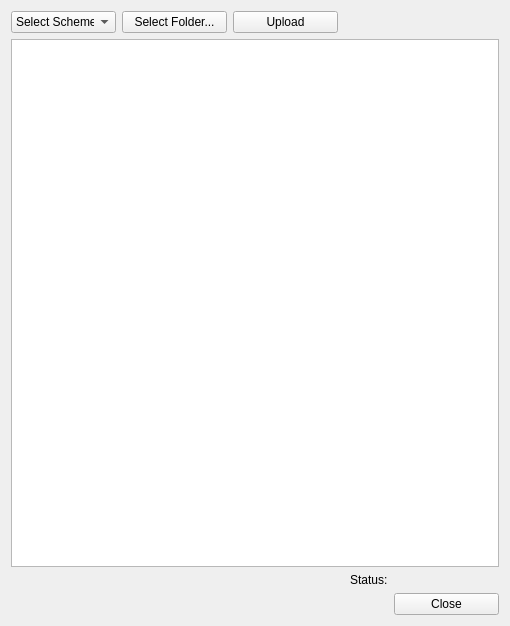
<?xml version="1.0" encoding="UTF-8"?>
<ui version="4.0">
 <class>frm_upload_certificate</class>
 <widget class="QWidget" name="frm_upload_certificate">
  <property name="geometry">
   <rect>
    <x>0</x>
    <y>0</y>
    <width>508</width>
    <height>626</height>
   </rect>
  </property>
  <property name="minimumSize">
   <size>
    <width>0</width>
    <height>400</height>
   </size>
  </property>
  <property name="windowTitle">
   <string>Upload Scanned Certificate</string>
  </property>
  <layout class="QGridLayout" name="gridLayout">
   <item row="1" column="1">
    <widget class="QPushButton" name="btn_select_folder">
     <property name="sizePolicy">
      <sizepolicy hsizetype="Fixed" vsizetype="Fixed">
       <horstretch>0</horstretch>
       <verstretch>0</verstretch>
      </sizepolicy>
     </property>
     <property name="minimumSize">
      <size>
       <width>105</width>
       <height>20</height>
      </size>
     </property>
     <property name="text">
      <string>Select Folder...</string>
     </property>
     <property name="icon">
      <iconset resource="../../resources.qrc">
       <normaloff>:/plugins/stdm/images/icons/flts_open_file.png</normaloff>:/plugins/stdm/images/icons/flts_open_file.png</iconset>
     </property>
    </widget>
   </item>
   <item row="4" column="5">
    <widget class="QPushButton" name="btn_close">
     <property name="sizePolicy">
      <sizepolicy hsizetype="Fixed" vsizetype="Fixed">
       <horstretch>0</horstretch>
       <verstretch>0</verstretch>
      </sizepolicy>
     </property>
     <property name="minimumSize">
      <size>
       <width>105</width>
       <height>0</height>
      </size>
     </property>
     <property name="text">
      <string>Close</string>
     </property>
    </widget>
   </item>
   <item row="3" column="4">
    <widget class="QLabel" name="label">
     <property name="text">
      <string>Status:</string>
     </property>
    </widget>
   </item>
   <item row="1" column="0">
    <widget class="QComboBox" name="cbo_scheme_number">
     <property name="sizePolicy">
      <sizepolicy hsizetype="Fixed" vsizetype="Fixed">
       <horstretch>0</horstretch>
       <verstretch>0</verstretch>
      </sizepolicy>
     </property>
     <property name="minimumSize">
      <size>
       <width>105</width>
       <height>20</height>
      </size>
     </property>
     <item>
      <property name="text">
       <string>Select Scheme</string>
      </property>
     </item>
    </widget>
   </item>
   <item row="0" column="0" colspan="6">
    <layout class="QVBoxLayout" name="vlNotification">
     <property name="spacing">
      <number>6</number>
     </property>
     <property name="sizeConstraint">
      <enum>QLayout::SetDefaultConstraint</enum>
     </property>
     <property name="bottomMargin">
      <number>0</number>
     </property>
    </layout>
   </item>
   <item row="2" column="0" colspan="6">
    <widget class="QTableView" name="tbvw_certificate">
     <property name="sizePolicy">
      <sizepolicy hsizetype="Expanding" vsizetype="Expanding">
       <horstretch>0</horstretch>
       <verstretch>0</verstretch>
      </sizepolicy>
     </property>
     <property name="minimumSize">
      <size>
       <width>0</width>
       <height>0</height>
      </size>
     </property>
    </widget>
   </item>
   <item row="1" column="2">
    <widget class="QPushButton" name="btn_upload_certificate">
     <property name="sizePolicy">
      <sizepolicy hsizetype="Fixed" vsizetype="Fixed">
       <horstretch>0</horstretch>
       <verstretch>0</verstretch>
      </sizepolicy>
     </property>
     <property name="minimumSize">
      <size>
       <width>105</width>
       <height>20</height>
      </size>
     </property>
     <property name="text">
      <string>Upload</string>
     </property>
     <property name="icon">
      <iconset resource="../../resources.qrc">
       <normaloff>:/plugins/stdm/images/icons/flts_export_file.png</normaloff>:/plugins/stdm/images/icons/flts_export_file.png</iconset>
     </property>
    </widget>
   </item>
   <item row="3" column="0">
    <widget class="QLabel" name="lbl_records_count">
     <property name="text">
      <string/>
     </property>
    </widget>
   </item>
  </layout>
  <widget class="QLabel" name="lbl_records_status">
   <property name="geometry">
    <rect>
     <x>310</x>
     <y>306</y>
     <width>16</width>
     <height>16</height>
    </rect>
   </property>
   <property name="text">
    <string/>
   </property>
  </widget>
 </widget>
 <resources>
  <include location="../../resources.qrc"/>
 </resources>
 <connections/>
</ui>
